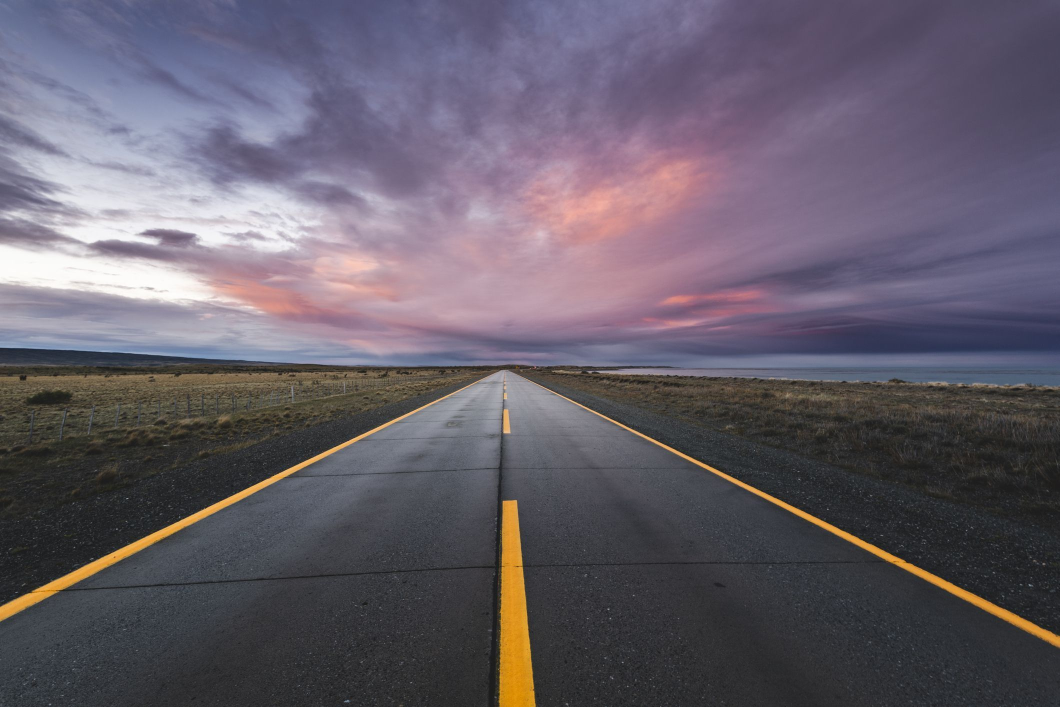
#> input picture Resources/road.jpg, 2119 x 1414 px (shown at 1/2 size)
$ python Resize_crop.py
#> lines starting #> are read from the running program, lines starting #| are printed output that depends on the picture
import cv2

path = "Resources/road.jpg"
img = cv2.imread(path)
#> img is the input picture: shape (1414, 2119, 3); mean B, G, R 105.2, 93.4, 100.3

print(img.shape)
#| (1414, 2119, 3)
###Resize an image
width, height = 900, 549
imgResize = cv2.resize(img, (width, height))
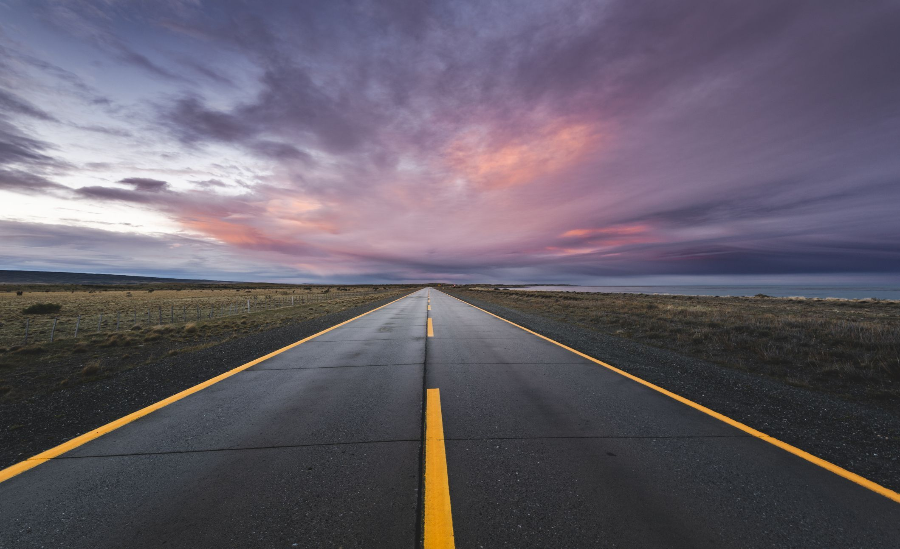
#> imgResize: shape (549, 900, 3); mean B, G, R 105.1, 93.3, 100.2
print(imgResize.shape)
#| (549, 900, 3)
#imgCropped = imgResize[300:540, 0:900] #height, width
imgCropped = imgResize[300:540, 400:470] #height, width
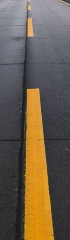
#> imgCropped: shape (240, 70, 3); mean B, G, R 76.2, 93.9, 107
imgCroppedResize = cv2.resize(imgCropped, (imgResize.shape[1], imgResize.shape[0]))
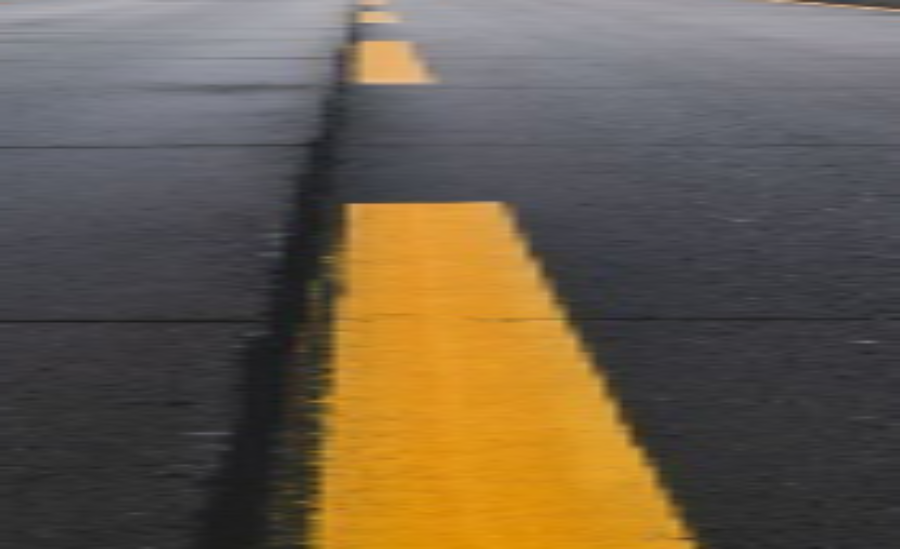
#> imgCroppedResize: shape (549, 900, 3); mean B, G, R 76.1, 93.8, 106.9

#cv2.imshow("Original Image", img)
cv2.imshow("Resized Image", imgResize)
cv2.imshow("Cropped Image", imgCropped)
cv2.imshow("Cropped Resize Image", imgCroppedResize)
cv2.waitKey(0)

$ run again, with Resources/cardd.jpg copied over Resources/road.jpg
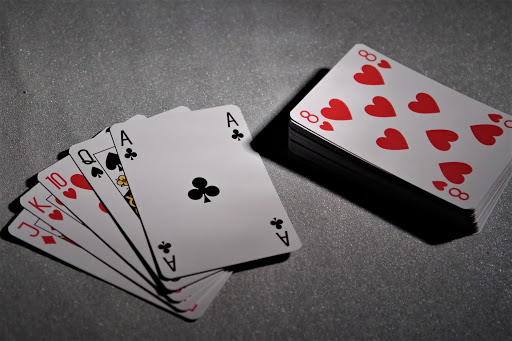
#> input picture Resources/cardd.jpg, 512 x 341 px
#> img is the input picture: shape (341, 512, 3); mean B, G, R 100.7, 98.7, 105.4
#| (341, 512, 3)
#| (549, 900, 3)
#> `imgCropped = imgResize[300:540, 400:470]`:
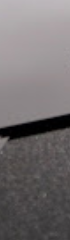
#> imgCropped: shape (240, 70, 3); mean B, G, R 111.8, 110.6, 115.3
#> `imgCroppedResize = cv2.resize(imgCropped, (imgResize.shape[1], imgResi..`:
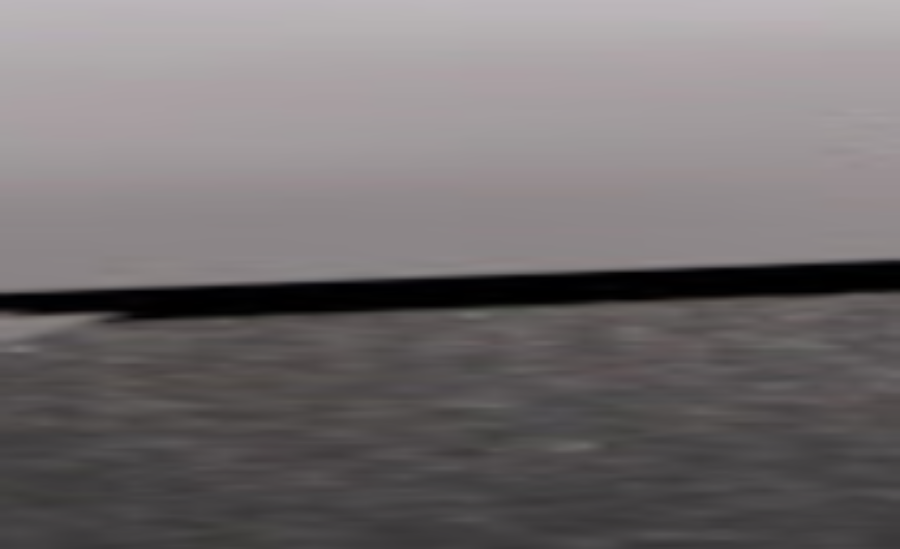
#> imgCroppedResize: shape (549, 900, 3); mean B, G, R 111.7, 110.5, 115.2
